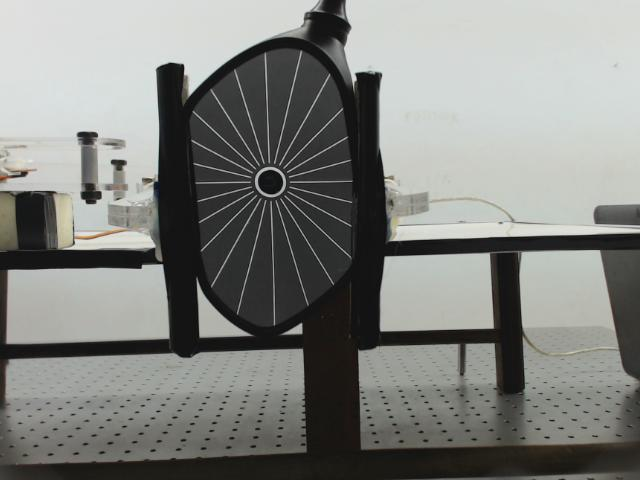
%> input picture octave_works/example.jpg, 640 x 480 px, given in place of ar5.png, which was not available
$ octave main_project_improc.m   (GNU Octave 9; MATLAB toolbox functions it lacks are replaced by stand-ins)
%> lines starting %> are read from the running program, lines starting %| are printed output that depends on the picture; in (x1, y1, x2, y2) boxes, pixels count from 0 and x2, y2 are one past the last pixel; in counts of white or black regions, pixels touching at a corner belong together; the program's own positions count from 1; pictures that were not available may be replaced by others from this repository, and a replacement may not be noted
### runs2/addinfo.m
function addinfo(im1,im2,im3,im4,im5,im6)

[m n o] = size(im1);
if nargin < 2
    im2 = uint8(zeros(m,n,o));
    im3 = im2;
    im4 = im2;
    im5 = im2;
    im6 = im2;
elseif nargin < 3
    im2(:,:,1) = im2(:,:,1);
    im2(:,:,2) = im2(:,:,1);
    im2(:,:,3) = im2(:,:,1);
    im3 = uint8(zeros(m,n,o));
    im4 = im3;
    im5 = im3;
    im6 = im3;
elseif nargin < 4
    im2(:,:,1) = im2(:,:,1);
    im2(:,:,2) = im2(:,:,1);
    im2(:,:,3) = im2(:,:,1);
    im3 = uint8(im3)*255;
    im3(:,:,1) = im3(:,:,1);
    im3(:,:,2) = im3(:,:,1);
    im3(:,:,3) = im3(:,:,1);
    im4 = uint8(zeros(m,n,o));
    im5 = im4;
    im6 = im4;
elseif nargin < 5
    im2(:,:,1) = im2(:,:,1);
    im2(:,:,2) = im2(:,:,1);
    im2(:,:,3) = im2(:,:,1);
    im3 = uint8(im3)*255;
    im3(:,:,1) = im3(:,:,1);
    im3(:,:,2) = im3(:,:,1);
    im3(:,:,3) = im3(:,:,1);
    im4 = uint8(im4)*255;
    im4(:,:,1) = im4(:,:,1);
    im4(:,:,2) = im4(:,:,1);
    im4(:,:,3) = im4(:,:,1);
    im5 = uint8(zeros(m,n,o));
    im6 = im5;
elseif nargin < 6
    im2(:,:,1) = im2(:,:,1);
    im2(:,:,2) = im2(:,:,1);
    im2(:,:,3) = im2(:,:,1);
    im3 = uint8(im3)*255;
    im3(:,:,1) = im3(:,:,1);
    im3(:,:,2) = im3(:,:,1);
    im3(:,:,3) = im3(:,:,1);
    im4 = uint8(im4)*255;
    im4(:,:,1) = im4(:,:,1);
    im4(:,:,2) = im4(:,:,1);
    im4(:,:,3) = im4(:,:,1);
    im5 = uint8(im5)*255;
    im5(:,:,1) = im5(:,:,1);
    im5(:,:,2) = im5(:,:,1);
    im5(:,:,3) = im5(:,:,1);
    im6 = uint8(zeros(m,n,o));
elseif nargin == 6
    im2(:,:,1) = im2(:,:,1);
    im2(:,:,2) = im2(:,:,1);
    im2(:,:,3) = im2(:,:,1);
    im3 = uint8(im3)*255;
    im3(:,:,1) = im3(:,:,1);
    im3(:,:,2) = im3(:,:,1);
    im3(:,:,3) = im3(:,:,1);
    im4 = uint8(im4)*255;
    im4(:,:,1) = im4(:,:,1);
    im4(:,:,2) = im4(:,:,1);
    im4(:,:,3) = im4(:,:,1);
    im5 = uint8(im5)*255;
    im5(:,:,1) = im5(:,:,1);
    im5(:,:,2) = im5(:,:,1);
    im5(:,:,3) = im5(:,:,1);
    im6 = uint8(im6)*255;
    im6(:,:,1) = im6(:,:,1);
    im6(:,:,2) = im6(:,:,1);
    im6(:,:,3) = im6(:,:,1);
end

figure(19)
imshow([im1 im2 im3;im4 im5 im6])

### runs/circle_detection.m
function [xc yc] = circle_detection(Xc,threshold)

Xc = bwareaopen(Xc,200);
[B,L] = bwboundaries(Xc,8,'noholes');
stats = regionprops(L,'Area','Centroid');

% loop over the boundaries
for k = 1:length(B)
  % obtain (X,Y) boundary coordinates corresponding to label 'k'
  boundary = B{k};
  % compute a simple estimate of the object's perimeter
  delta_sq = diff(boundary).^2;
  perimeter = sum(sqrt(sum(delta_sq,2)));
  % obtain the area calculation corresponding to label 'k'
  area = stats(k).Area;
  % compute the roundness metric
  metric = 4*pi*area/perimeter^2;
  % mark objects above the threshold with a red circle
  if metric > threshold
    centroid = stats(k).Centroid;
  end
end

xc = round(centroid(1));
yc = round(centroid(2));

### runs2/main_project_improc.m
close all
clear
clc

  % [5 lines of commented-out code are left out]

  vtake=0;

  while(vtake==1)
    vgrip=0;

    disp('select menu ')
    disp('1. Grip ')
    disp('2. Ungrip')
    disp('3. Next Step')

    vgrip=input('choose your input= ')

    if(vgrip==1)
	%system('echo"grip\n" > /dev/ttyUSB0');
	disp('gripped')
    elseif(vgrip==2)
	%system('echo"ungrip\n" > /dev/ttyUSB0');
	disp('ungripped')
    elseif(vgrip==3)
	vtake=1;
	disp('processing...')
    end

  end

  %system('echo"take\n" > /dev/ttyUSB0');
  pause(1);

  tic

  %% Read Image
  info = 1;	% 1 with info - 0 without info
  % [5 lines of commented-out code are left out]
  image = imread('ar5.png');
%> image is the input picture: size 480x640x3 uint8; mean R, G, B 129.2, 130.6, 126.9

  %% Image segmentation with thresholding
  % Threshold ranges from 0 to 255
  Qth = 80;
  gray_image = rgb2gray(image);
  biner_image = gray_image > Qth;
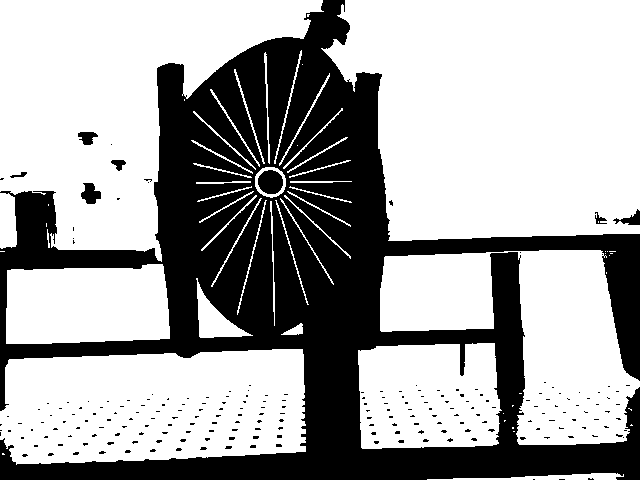
%> biner_image: size 480x640 logical; 64.9% white; 219 black regions (211 under 20 px), largest, box (x1, y1, x2, y2) and area: (0, 0, 640, 480) 105245, (258, 170, 283, 194) 475, (81, 183, 101, 204) 280

  if info == 1
    addinfo(image,gray_image,biner_image)
  end

  %% Taking group of piksel ranged from AL to AU
  AL = 10;
  AU = 1000;
  Xc = bwareaopen(biner_image,AL);
%> Xc: size 480x640 logical; 64.8% white; 219 black regions (211 under 20 px), largest, box (x1, y1, x2, y2) and area: (0, 0, 640, 480) 105313, (258, 170, 283, 194) 475, (81, 183, 101, 204) 280
  IXc = ~bwareaopen(Xc,AU);
%> IXc: size 480x640 logical; 37% white; 215 white regions (208 under 20 px), largest, box (x1, y1, x2, y2) and area: (0, 0, 640, 480) 111503, (81, 183, 101, 204) 280, (613, 209, 640, 225) 184
  Xc_new = Xc& IXc;
%> Xc_new: size 480x640 logical; 1.9% white; 29 white regions, largest, box (x1, y1, x2, y2) and area: (0, 193, 17, 249) 845, (427, 473, 624, 480) 689, (255, 167, 286, 198) 292

  if info == 1
    addinfo(image,gray_image,biner_image,Xc_new)
  end

  %% Detecting Circle in the image
  % threshold from 0 (not circle) to 1 (perfect circle)
  threshold = 0.9;
  L_new = bwfill(Xc_new,'holes');
%> L_new: size 480x640 logical; 2% white; 29 white regions, largest, box (x1, y1, x2, y2) and area: (0, 193, 17, 249) 845, (255, 167, 286, 198) 767, (427, 473, 624, 480) 689
  % xc (row) & yc (coloum)
  [xc yc] = circle_detection(L_new,threshold);
%> in circle_detection, `Xc = bwareaopen(Xc,200);`:
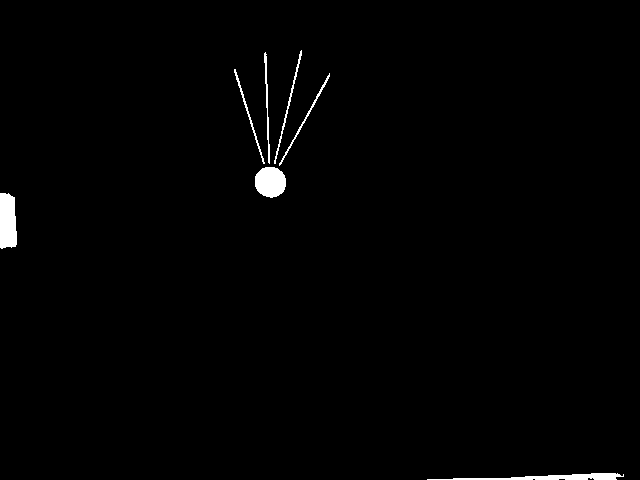
%> Xc: size 480x640 logical; 1% white; 7 white regions, largest, box (x1, y1, x2, y2) and area: (0, 193, 17, 249) 845, (255, 167, 286, 198) 767, (427, 473, 624, 480) 689
%> in circle_detection, `[B,L] = bwboundaries(Xc,8,'noholes');`: L: size 480x640 double; 8 distinct labels, from 0 to 7
%> in circle_detection, `[B,L] = bwboundaries(Xc,8,'noholes');`: B = 7 boundaries; box (x1, y1, x2, y2) and points: (427, 473, 624, 480) 400, (274, 50, 302, 164) 228, (264, 52, 270, 164) 223, (234, 69, 265, 164) 191, (279, 73, 330, 166) 185, (0, 193, 17, 249) 133, (255, 167, 286, 198) 88
%> in circle_detection, `stats = regionprops(L,'Area','Centroid');`: stats = 7 regions; Area and Centroid: 845 [8.3 222.1], 767 [271 182.6], 689 [553.2 478], 226 [289.1 105.7], 217 [267.7 105.9], 212 [306.4 118.4], 201 [249.3 115.3]
%> the loop in circle_detection, `for k = 1:length(B)` made 7 passes
%> (perimeter, area, metric, centroid) on pass 3: (100.7, 767, 0.951, [271 182.6])
%> (perimeter, area, metric) on passes 1, 2, 4, 5, 6, 7: (137.8, 845, 0.559), (214, 201, 0.0551), (227, 217, 0.0529), (249, 226, 0.0458), (225.4, 212, 0.0524), (408.5, 689, 0.0519)
%> in circle_detection, `xc = round(centroid(1));`: xc = 271
%> in circle_detection, `yc = round(centroid(2));`: yc = 183
%> xc = 271; yc = 183

  if info == 1
    addinfo(image,gray_image,biner_image,Xc_new)
    hold on
    plot(xc,yc+size(image,1),'r','markersize',5)
  end

  %% Just taking lines
  L = bwlabel(L_new,8);
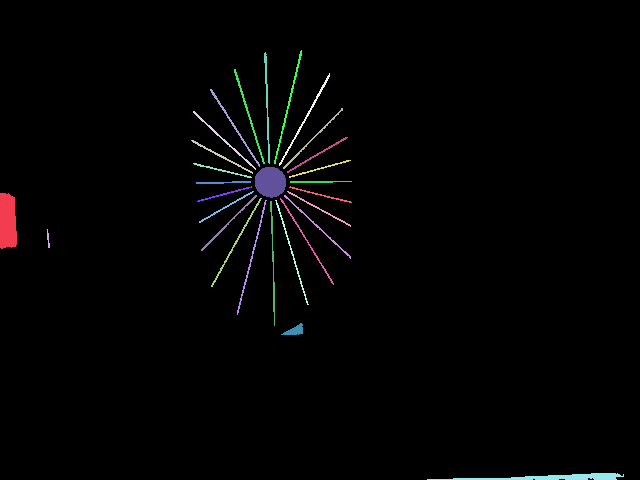
%> L: size 480x640 double; 30 distinct labels, from 0 to 29; one colour per label, 0 black
  L_max = max(max(L));
%> L_max = 29
  L_save = zeros(L_max,1);
  ij = 1;
  Length_min = 25;
  rho_piksel = 3;
  for i = 1:L_max
    [xi yi] = find(L==i);
    Rs = sqrt((max(xi) - min(xi)).^2 + (max(yi) - min(yi)).^2);
    % sum(sum(L==i))/Rs
    if Rs > Length_min && sum(sum(L==i))/Rs < rho_piksel
    L_save(ij) = i;
    ij = ij + 1;
    end
  end
%> this loop made 29 passes
%> Rs on passes 1 to 12: 57.28, 18.11, 69.35, 84.9, 59.67, 54.04, 56.04, 62.27, 77.78, 91.27, 101.2, 98.67
%> after the loop, L_save = 29 values, max 28 at index 24, min 0 at index 25, mean 12.69

  L_save = L_save(1:ij-1);
%> L_save = 24 values from 3 to 28
  L_new = logical(zeros(size(L)));
  for i = 1:length(L_save)
    L_new = L_new | L==L_save(i);
  end
%> this loop made 24 passes
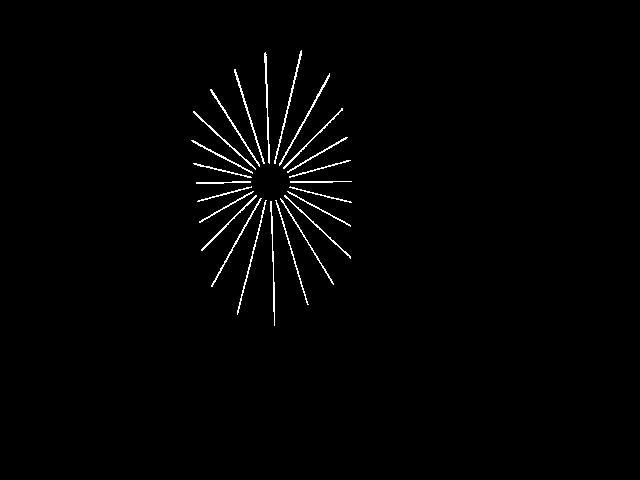
%> L_new: size 480x640 logical; 1.2% white in thin lines or dots, all inside (x1, y1, x2, y2) = (191, 50, 352, 326)
  clear L

  if info == 1
    addinfo(image,gray_image,biner_image,Xc_new,L_new)
    hold on
    plot(xc+size(image,2),yc+size(image,1),'r','markersize',5)
  end

  %% Calculation of image distortion
  L = bwlabel(L_new,8);
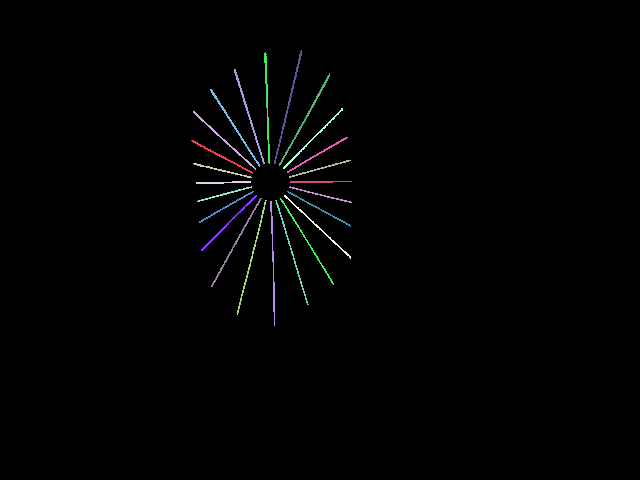
%> L: size 480x640 double; 25 distinct labels, from 0 to 24; one colour per label, 0 black
  Distorsi = zeros(max(max(L)),1);
  xy = zeros(max(max(L)),4);
  dxy = zeros(max(max(L)),2);
  count = 1;
  for i = 1:max(max(L))
    [row col] = find(L==i);
    radius = sqrt((row-yc).^2 + (col-xc).^2);
    id = find(radius == max(radius));
    xy(i,:) = [xc col(id(1)) yc row(id(1))];
    grad = (yc-row(id))/(xc-col(id));
    grad = grad(1);
    constanta = yc - grad*xc;
    Distance = abs((row - grad*col - constanta)/sqrt(1+grad^2));
    id_d = Distance == max(Distance);
    id_d = find(id_d==1);
    if size(id_d,1) ~= 0
      dxy(count,1:2) = [col(id_d(1)) row(id_d(1))];
      Distorsi(count) = max(Distance)*100/max(radius);
      count = count + 1;
    end
  end
%> this loop made 24 passes
%> (id, grad, constanta, id_d) on passes 1, 2, 3, 4, 5, 6, 7, 8, 9, 10, 12, 13: (1, 0.532, 38.92, 19), (1, 0.922, -66.88, 68), (1, 0.247, 116.1, 16), (2, -0.0135, 186.7, 65), (1, -0.26, 253.5, 74), (2, -0.563, 335.7, 92), (2, -0.986, 450.1, 148), (1, 1.55, -237.1, 25), (2, -1.76, 660.7, 125), (1, 3.14, -667.6, 193), (11, 26, -6863, 10), (195, 35.75, -9505.2, 152)
%> (id, grad, constanta) on pass 11: (5, -4, 1267)
%> after the loop, Distorsi = 24 values, max 2.04 at index 4, min 0.713 at index 11, mean 1.29; dxy = 24 rows, first 12: [199 146; 218 136; 201 167; 233 182; 239 190; 245 196; 256 196; 217 97; 245 226; 263 162; 238 311; 265 63]; xy = 24 rows, first 8: [271 192 183 141; 271 194 183 112; 271 194 183 164; 271 197 183 184; 271 198 183 202; 271 200 183 223; 271 202 183 251; 271 211 183 90]
  Distorsi = Distorsi(1:count-1);
  dxy = dxy(1:count-1,:);

  if info == 1
    addinfo(image,gray_image,biner_image,Xc_new,L_new,L_new)
    hold on
    plot(xc+size(image,2),yc+size(image,1),'r','markersize',5)
    for i = 1:size(xy,1)
	plot(xy(i,1:2)+2*size(image,2),xy(i,3:4)+size(image,1),'g')
    end
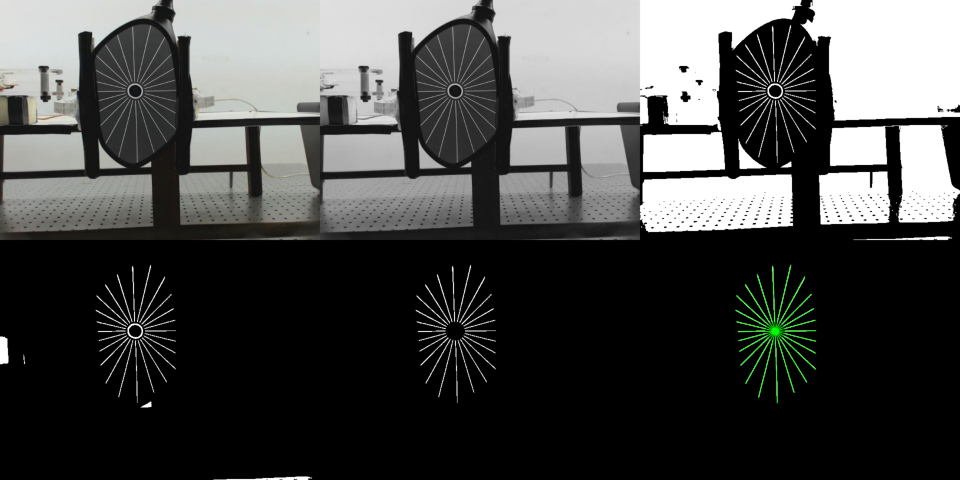
%> figure redrawn from the program's plot data; shown at 1/2 size
  end

  %% Show Image
  figure
  imshow(image)
  hold on
  plot(dxy(:,1),dxy(:,2),'r.')
  for i = 1:size(xy,1)
    plot(xy(i,1:2),xy(i,3:4),'g')
  end

  %% Show Distortion Factor
  text(35*1,35*1,'Distortion Factor', ...
    'FontSize',18,'Color',[0 100 255]/255)
  text(35*1,(35*1)+25,num2str(max(Distorsi)), ...
    'FontSize',18,'Color',[0 100 255]/255)

  vgood=0

  if max(Distorsi) < 7
    text(35*1,35*1+50,'Sesuai Standar', ...
      'FontSize',18,'Color',[255 0 0]/255)
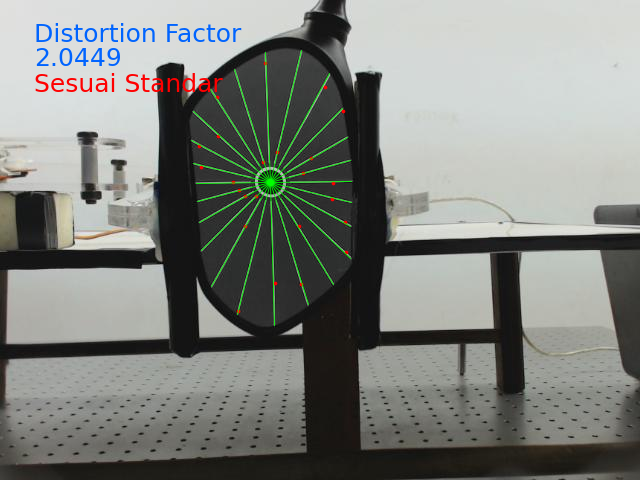
%> figure redrawn from the program's plot data
    vgood=1;
  else
    text(35*1,35*1+50,'Tidak Sesuai Standar', ...
      'FontSize',18,'Color',[255 0 0]/255)
    vgood=0;
  end

  toc

  if(vgood==1)
    %system('echo"ungrip\n" > /dev/ttyUSB0');
  elseif(vgood==0)
    %system('echo"untake\n" > /dev/ttyUSB0');
    pause(1);
    %system('echo"ungrip\n" > /dev/ttyUSB0');
  end
